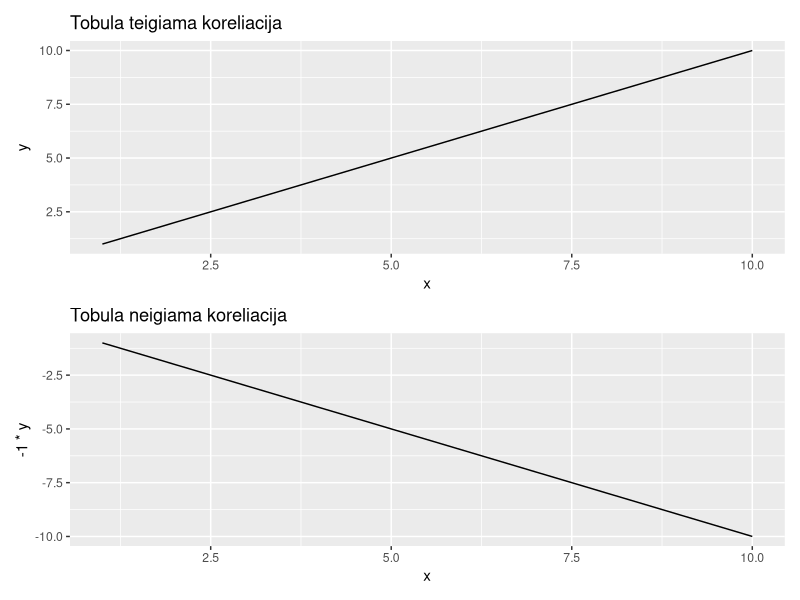

Source code (R):
## ---- chunk 1





## ---- chunk 2

library(ggplot2)
library(patchwork)

perfect_line <- data.frame(y = 1:10, x = 1:10)

pos_line <- ggplot(perfect_line, aes(x = x, y = y)) + geom_line() + labs(title = "Tobula teigiama koreliacija")

neg_line <- ggplot(perfect_line, aes(x = x, y = -1*y)) + geom_line() + labs(title = "Tobula neigiama koreliacija")

pos_line / neg_line

## ---- chunk 3

cor.test(iris$Sepal.Length, iris$Sepal.Width)

## ---- chunk 4

cor.test(iris$Sepal.Length, iris$Sepal.Width, method = "spearman")
